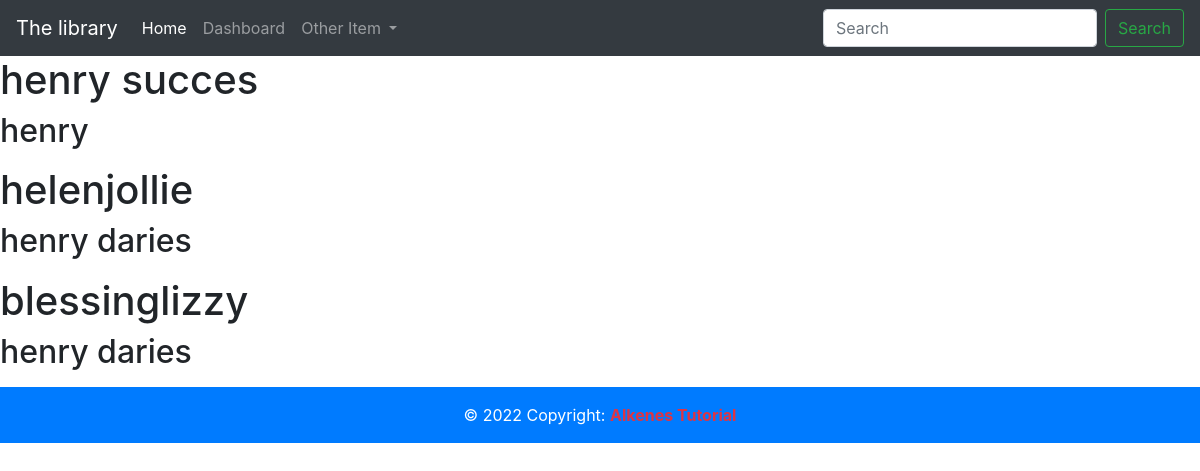
The page /about/ on the database its author committed.
### blog/models.py (models this page shows, shortened)
class Book(models.Model):
    title = models.CharField(max_length=50)
    author = models.CharField(max_length=30)
    publication_date = models.DateField()
    image = models.ImageField( blank=True)
    is_trending = models.BooleanField(True)
    num_pages = models.IntegerField()
    material = models.CharField(max_length=30)
    isbn_number = models.PositiveIntegerField()
    book_document = models.FileField( blank=True)

### blog/views.py (the view)
# urls.py: path('about/',about, name="about"),
def about(request):
    books =Book.objects.all()
    total = len(books)
    now = timezone.now()
    number = 2+6
    context = {
        "books": books,
        "average": total,
        "now":now,
        "number": number,
    }
    return render(request, "about.html",context)

### templates/about.html (shortened to what this page needs)
{% extends 'base.html' %}
{% block content %}
    {% for items in books %}
    <h1>{{items.title}}</h1>
    <h2>{{items.author}}</h2>
    {% endfor %}
    {% endblock content  %}

### rows shown on the page
Book: title "henry succes", author "henry"
Book: title "helenjollie", author "henry daries"
Book: title "blessinglizzy", author "henry daries"
